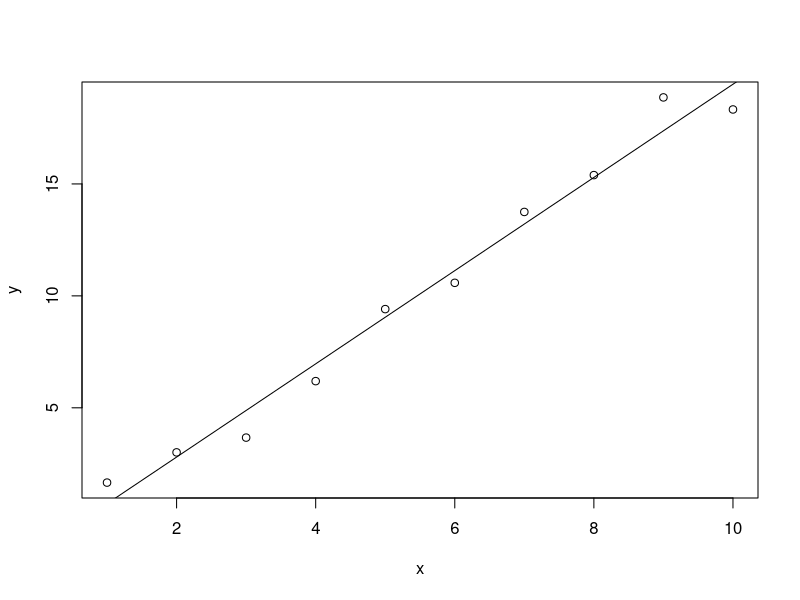

Write R code to recreate this figure.
x <- c(1, 2, 3, 4, 5, 6, 7, 8, 9, 10)
y <- c(
    1.658131, 3.008234, 3.667983, 6.190716,
    9.408087, 10.582197, 13.748631, 15.394779, 18.865287, 18.326764
)
plot(x, y)
print("Koeficient na korelacija: ")
print(cor(x, y))
print("Model na linearna regresija: ")
print(lm(formula = y ~ x))
abline(-1.365, 2.082)
